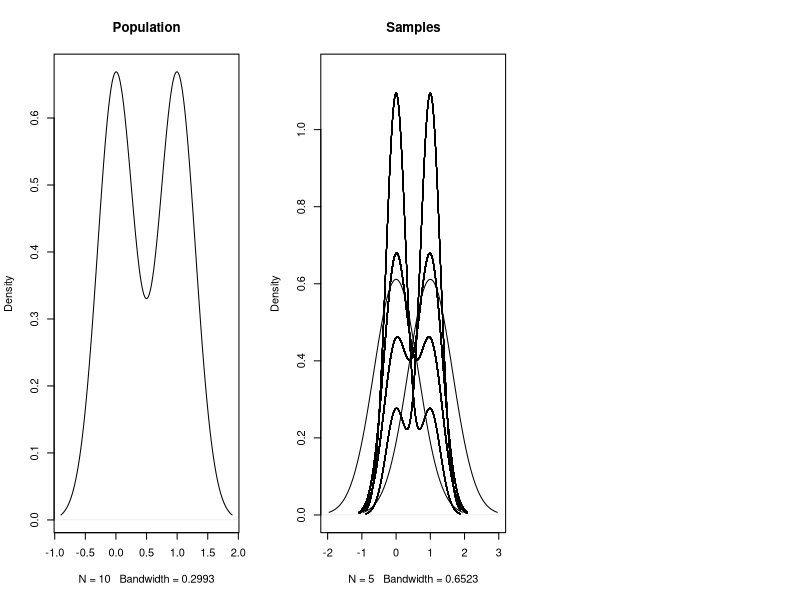

This chart was generated by the following R code: (Note: this script raises an error after producing the figure.)
# Figure 1
png(filename = "ch5.figure1.png", width = 1800, height = 900, units = "px",
    res = 200)

pop = c(rep(0, 5), rep(1, 5)) 	
pop 					     
all.samps = combn(pop, 5) 	 
all.samps 				

par(mfrow=c(1, 3)) 			
plot(density(pop),main="Population")	

plot(density(all.samps[, 1]), main="Samples", 
     xlim = c(-2, 3), ylim =c(0, 1.15)
) 	 
for (i in 2:252) { 
  lines(density(all.samps[, i])) 
} 

plot(density(dist.samp.means), main = "Sample means")
par(mfrow=c(1, 3)) 	

dev.off()

# Figure 2
png(filename = "ch5.figure2.png", width = 1200, height = 900, units = "px",
    res = 200)

qqnorm(dist.samp.means) 
qqline(dist.samp.means) 

dev.off()

# Figure 3
png(filename = "ch5.figure3.png", width = 1200, height = 900, units = "px",
    res = 200)
 
plot(0:60, dbinom(0:60, size=60, prob=0.5), ylim=c(0, 0.11)) 

segments(0:23, rep(0, 23), 0:23, dbinom(0:23, size = 60, prob = 0.5)) 

dev.off()